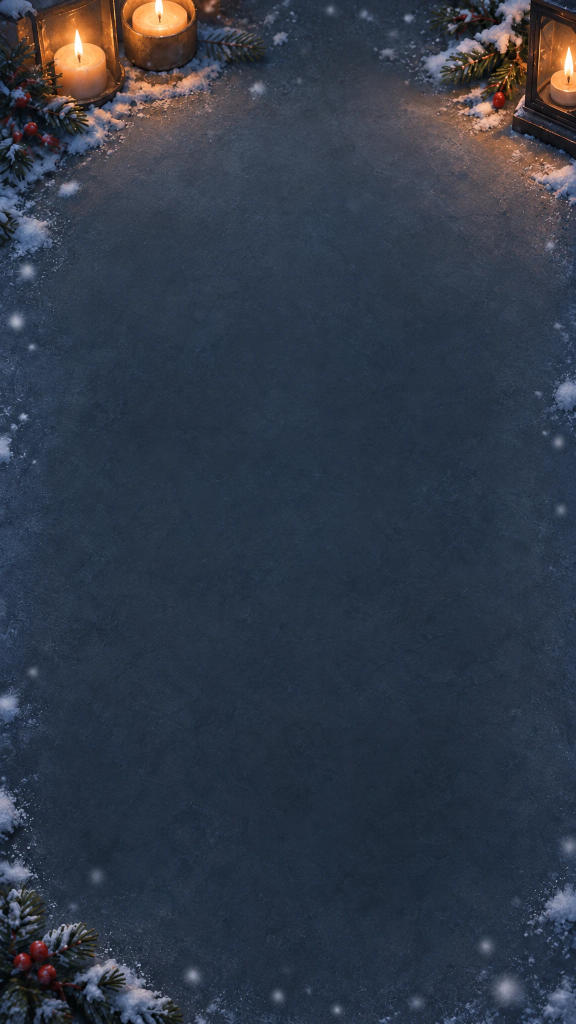
#> input picture tools/art/masters/chrome/table.webp, 1152 x 2048 px (shown at 1/2 size)
$ python -i chrome.py   (imports and definitions only)
#> lines starting #> are read from the running program, lines starting #| are printed output that depends on the picture
"""Table and chrome exports: generated sources -> shipped files in public/art/.

    python tools/art/chrome.py <source-dir>
    python tools/art/chrome.py back <stack-back.png>    the card back alone

Sources are gemforge generations made from design/concepts/game-l.png (prompts in
tools/art/prompts.txt); full-size copies are kept in tools/art/masters/chrome/.
  table.png       -> public/art/table.webp        1080x1920, the empty winter-dusk table
  stack-back.png  -> public/art/stack-back.webp   384x512, one portrait 3:4 card back (alpha)
"""
import sys
from pathlib import Path

from PIL import Image

ROOT = Path(__file__).resolve().parents[2]
ART = ROOT / "public/art"
MASTERS = ROOT / "tools/art/masters/chrome"


def main(src):
    src = Path(src)
    ART.mkdir(parents=True, exist_ok=True)
    MASTERS.mkdir(parents=True, exist_ok=True)

    table = Image.open(src / "table.png").convert("RGB")
    table.save(MASTERS / "table.webp", "WEBP", quality=90, method=6)
    out = ART / "table.webp"
    table.resize((1080, 1920), Image.LANCZOS).save(out, "WEBP", quality=72, method=6)
    print(out.relative_to(ROOT), out.stat().st_size // 1024, "KB")

    stack_back(src / "stack-back.png")


BACK = (384, 512)  # a card back, w x h: cards are portrait 3:4 (creator, 2026-10-24)


def cut_back(back):
    """The card itself (alpha > 200), at exactly the card aspect, BACK px."""
    x0, y0, x1, y1 = back.getchannel("A").point(lambda v: 255 if v > 200 else 0).getbbox()
#> x0 = 0; y0 = 0; x1 = 1152; y1 = 2048
    w, h = x1 - x0, y1 - y0
#> w = 1152; h = 2048
    if w * BACK[1] > h * BACK[0]:  # trim the long side evenly to 3:4
        d = (w - round(h * BACK[0] / BACK[1])) // 2
        x0, x1 = x0 + d, x1 - d
    else:
        d = (h - round(w * BACK[1] / BACK[0])) // 2
#> d = 256
        y0, y1 = y0 + d, y1 - d
#> y0 = 256; y1 = 1792
    return back.crop((x0, y0, x1, y1)).resize(BACK, Image.LANCZOS)
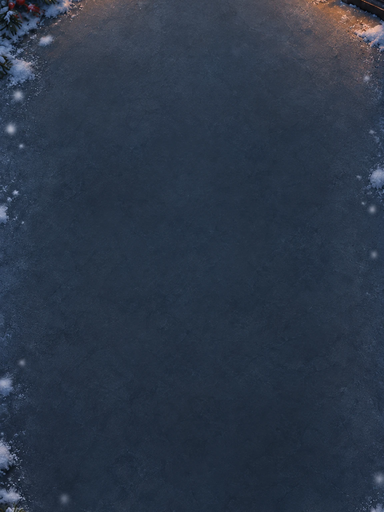
#> returned value: PIL image 384x512 RGBA; mean R, G, B, A 43.7, 55.2, 72, 255


def stack_back(png):
    back = Image.open(png).convert("RGBA")
    back.save(MASTERS / "stack-back.webp", "WEBP", quality=90, method=6, exact=False)
    out = ART / "stack-back.webp"
    cut_back(back).save(out, "WEBP", quality=72, alpha_quality=75, method=6)
#> (the run stopped early here; a loop or call above may not have finished)
